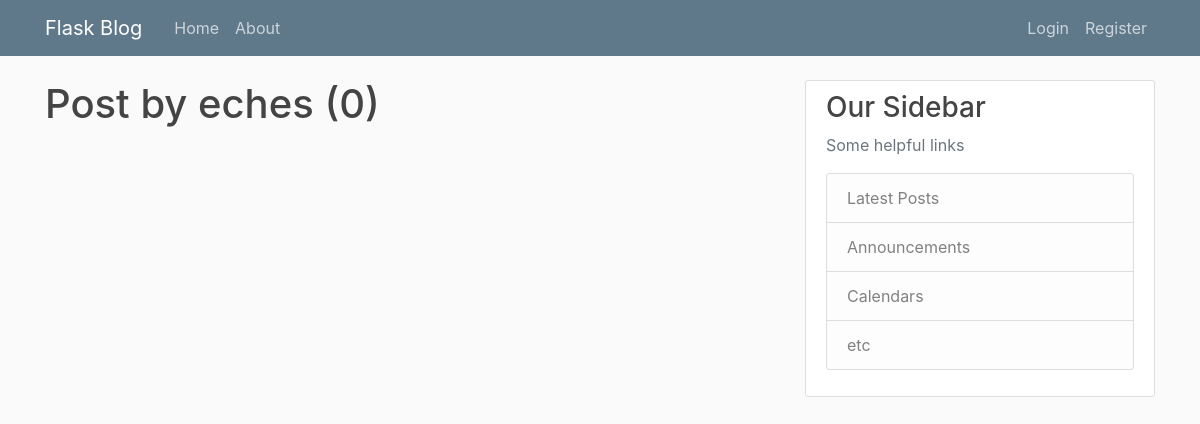
/user/eches, run on an earlier commit of the app's database.
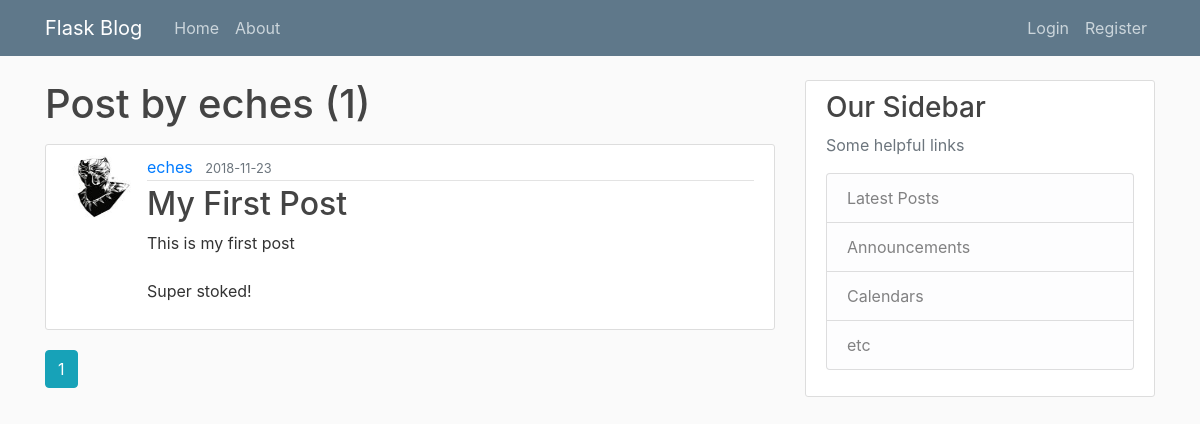
And on a later commit of the database.
### flaskblog/models.py (models this page shows, shortened)
class Post(db.Model):
    id = db.Column(db.Integer, primary_key=True)
    title = db.Column(db.String(100), nullable=False)
    date_posted = db.Column(db.DateTime, nullable=False, default=datetime.utcnow)
    content = db.Column(db.Text, nullable=False)
    user_id = db.Column(db.Integer, db.ForeignKey('user.id'), nullable=False)

class User(db.Model, UserMixin):
    id = db.Column(db.Integer, primary_key=True)
    username = db.Column(db.String(20), unique=True, nullable=False)
    email = db.Column(db.String(120), unique=True, nullable=False)
    image_file = db.Column(db.String(20), nullable=False, default='default.jpg')
    password = db.Column(db.String(60), nullable=False)
    posts = db.relationship('Post', backref='author', lazy=True)

### flaskblog/routes.py (the view)
@app.route("/user/<string:username>")
def user_posts(username):
    page = request.args.get('page', 1, type=int)
    user = User.query.filter_by(username=username).first_or_404()
    posts = Post.query.filter_by(author=user)\
        .order_by(Post.date_posted.desc())\
        .paginate(page=page, per_page=5)
    return render_template('user_posts.html', posts=posts, user=user)

### flaskblog/templates/user_posts.html
{% extends "layout.html" %}
{% block content %}
  <h1 class="mb-3">Post by {{ user.username }} ({{ posts.total }})</h1>
  {% for post in posts.items %}
    <article class="media content-section">
      <img class="rounded-circle article-img" src="{{ url_for('static', filename="profile_pics/" + post.author.image_file) }}" alt="">
      <div class="media-body">
        <div class="article-metadata">
          <a class="mr-2" href="{{ url_for('user_posts', username=post.author.username) }}">{{ post.author.username }}</a>
          <small class="text-muted">{{ post.date_posted.strftime('%Y-%m-%d') }}</small>
        </div>
        <h2><a class="article-title" href="{{ url_for('post', post_id=post.id) }}">{{ post.title }}</a></h2>
        <p class="article-content">{{ post.content }}</p>
      </div>
    </article>
  {% endfor %}
  {% for page_num in posts.iter_pages(left_edge=1, right_edge=1, left_current=1, right_current=2) %}
    {% if page_num %}
      {% if posts.page == page_num %}
        <a class= "btn btn-info mb-4" href="{{ url_for('user_posts', username=user.username, page=page_num) }}">{{ page_num }}</a>
      {% else %}
        <a class= "btn btn-outline-info mb-4" href="{{ url_for('user_posts', username=user.username, page=page_num) }}">{{ page_num }}</a>
      {% endif %}
    {% else %}
      ...
    {% endif %}
  {% endfor %}
{% endblock content %}

What changed in the data, as far as the page shows it:
added Post: image_file (picture), author.username "eches", date_posted "2018-11-23", title "My First Post", content "This is my first post Super stoked!"
Also different on the page:
{{ posts.total }}: "0" → "1"
new list line: "1"
